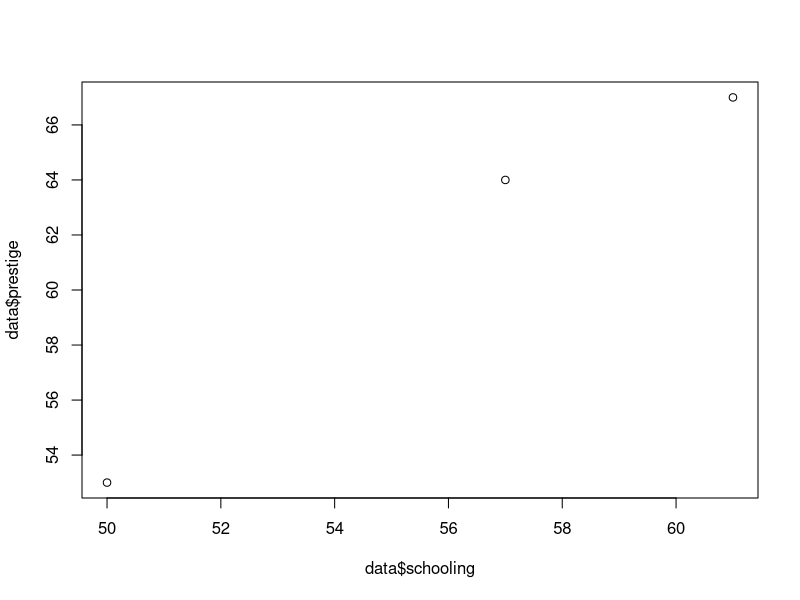
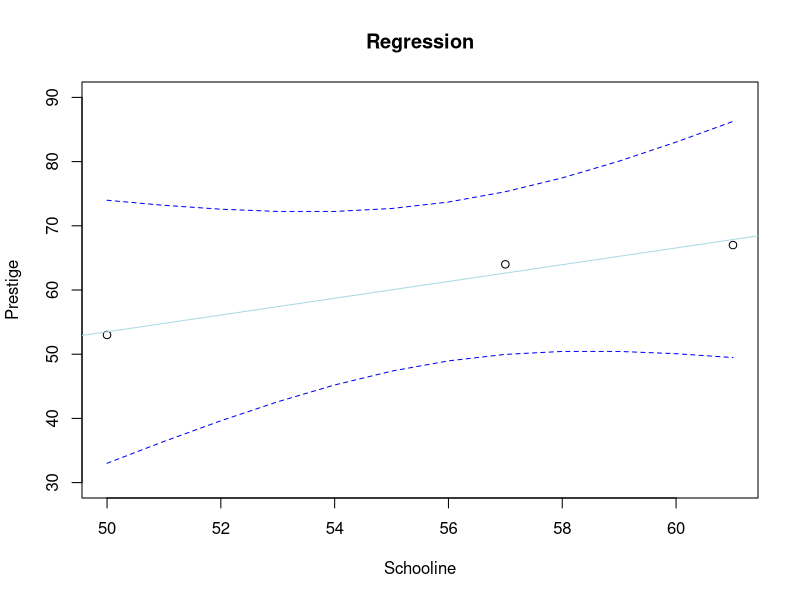

Recreate these plots in R, in order.
# Introducción a modelos lineales: Qué es OLS?

cat("\014")
rm(list=ls())
graphics.off()
options(scipen=9999999)

#######################################################
# Cual es la relacion entre educacion y prestigio? 
#######################################################

# Let's create a toy dataset.
data = data.frame(
  name = c("Alfred", "Brandon", "Charly"),
  schooling = c(57,50,61), # vector de educacion
  prestige = c(64,53,67)
)

# let's check the data
data

# let's (visually) inspect the relationship between both variables 
plot(data$schooling,data$prestige) 

# What kind of relationship is this? "Positive" or "negative"?

# Let's now "model" this relationship. 
# What's a "model" anyways? (Hint: map).
model = lm(prestige ~ schooling, data = data)

# Let's analyze beta1 in our model.
summary(model)

# Interpretation: We always begin with our X.
# "For every additional unit in X, Y moves up/down in [beta]."
# ALWAYS, all betas, are expressed in units of the dependent variavle (Y).
# They are NEVER probabilities! 
# If your dependent variable (y) is "prestige", beta1 is "units of prestige".
# If your dependent variable (y) is "GDP", your betas (all of them!) will represent "GDP".

# OK, now we know how to quantify the relationship between
# Prestige and Schooling. But, is this a "good" model? How can we know that?


# Let's make a prediction. 
predict(model)

# "A prediction is a prediction" :)
# This means we could come up with any number (a new row, or observation, for instance)
# and plug it into our equation. It's a prediction because I am saying something
# about a data point that wasn't there before. 

# In any case, predicting pretty much tells you about the 
# performance of your model. 
# Consider this: if you observed a "57" in your X, but your model predicts a "120"
# your model is not performing well. I'll teach you ways to think about this soon.

# In more detail,

# What we see :
# Alfred had a 64, but our model predicts 62.63
# Brandon had a 53, but our model predicts 53.49
# Charly had a 67, but our model predicts 67.85

# Discuss: Are those departures big or small?

# These departures are called "error," and it's the difference
# between what we observe and what we estimate: the better the model,
# the less "errors," which kind of makes sense. 

# Let's use the whiteboard. 
# Take the regression equation, and plug in the numbers.

#######################################################
# OLS models in matrix form
#######################################################

# Let's go back to our equation:
# y = b0 + b1*x1 + e
# If we rearrange the terms respect to "e", we will have that,
# e = y-beta0-beta1*x
# Let's now do the same with R.


data$error <- c(
  data$prestige[1] - as.numeric(model$coefficients[1]) - (data$schooling[1] * as.numeric(model$coefficients[2])),
  data$prestige[2] - as.numeric(model$coefficients[1]) - (data$schooling[2] * as.numeric(model$coefficients[2])),
  data$prestige[3] - as.numeric(model$coefficients[1]) - (data$schooling[3] * as.numeric(model$coefficients[2]))
)

data

# Let's check we did it right...
data$error # manual way.
model$residuals # "automatic" way.

# Let's create the vector for the intercept.
# Notice: it's the same number for everyone, that's why they call it "constant."

data$intercept <- c(
  as.numeric(
    model$coefficients[1]
  )
)

# vector for the beta. The beta is a "scalar" (a single number).
# That's why it is not sub-indexed.

data$beta1 <- c(
  as.numeric(
    model$coefficients[2]
  )
)

# let's check the data
data

# Let's show the same in the whiteboard.

#######################################################
# Some more about predicting
#######################################################

# let's create X
x=data$schooling

# let's create Y
y=data$prestige  

# let's estimate the model
lm.out <- lm(y ~ x)

# Now, let's create a sequence within a certain range of X.
newx = seq(min(x),max(x),by = 1) 

# Let's predict for the new sequence of numbers of X
conf_interval <- predict(lm.out, newdata=data.frame(x=newx), interval="confidence", level = 0.95) 

# Let's plot the relationship between Schooling and Prestige.
plot(x, y, xlab="Schooline", ylab="Prestige", main="Regression", ylim = c(30,90))
abline(lm.out, col="lightblue")
lines(newx, conf_interval[,2], col="blue", lty=2) # lower bound
lines(newx, conf_interval[,3], col="blue", lty=2) # upper bound



#################################################################
# This method is called OLS, for "ordinary least square", why?
#################################################################

# Because the estimated betas minimize the sum of the "squared errors."
